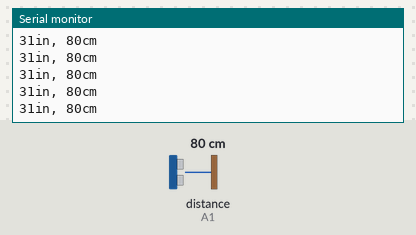
A sketch run on a simulated Arduino Uno, built with avr-gcc and run on an emulated ATmega328P. Parts: the last lines printed to the serial monitor. Wiring (inferred from the names in the program): ultrasonic range finder: trigger pin 8; echo A1. The inputs (shaded band) are chosen by the test bench; at power-on: distance to the obstacle (sensor on A1) 80 cm. The echo pulse lasts 58.3 µs per cm.

Above: at 1.2 s.
1.3 s: distance to the obstacle (sensor on A1) set to 2 cm
At 1.38 s:
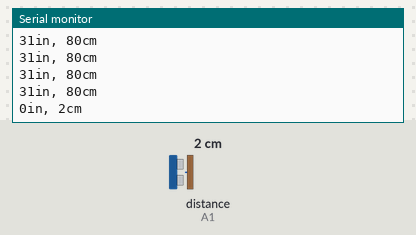
4.3 s: distance to the obstacle (sensor on A1) set to 4 cm
At 4.3 s:
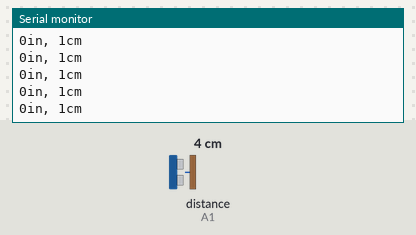
5.8 s: distance to the obstacle (sensor on A1) set to 35 cm
At 5.82 s:
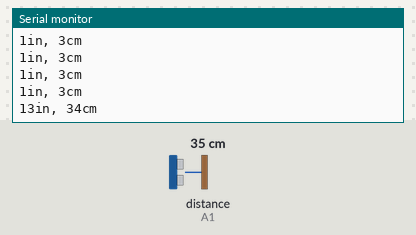
Timing chart, 0 to 8.8 s (numbered marks = the images above; inputs shaded):
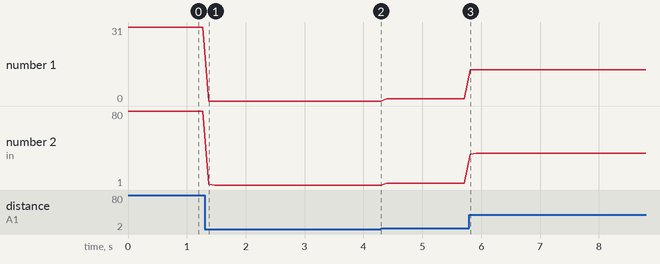

Measured:
- after the input at 1.3 s, the serial monitor: prints a new line after 0.07 s (image 1)
- after the input at 5.8 s, the serial monitor: prints a new line at once (image 3)
- plotted number 1: 31 → 0 after the input at 1.3 s, 1 → 13 after the input at 5.8 s
- plotted number 2: 80 → 1 after the input at 1.3 s, 1 → 3 after the input at 4.3 s, 3 → 35 after the input at 5.8 s

The sketch:

UltrasoneSensor.ino
```cpp
void setup() {
  pinMode (A1,OUTPUT);//attach pin 2 to vcc
  //pinMode (5,OUTPUT);//attach pin 5 to GND
  // initialize serial communication:
  Serial.begin(9600);
}

void loop()
{
  digitalWrite(A1, HIGH);
  // establish variables for duration of the ping,
  // and the distance result in inches and centimeters:
  long duration, inches, cm;

  // The PING))) is triggered by a HIGH pulse of 2 or more microseconds.
  // Give a short LOW pulse beforehand to ensure a clean HIGH pulse:
  pinMode(8, OUTPUT);// attach pin 3 to Trig
  digitalWrite(8, LOW);
  delayMicroseconds(2);
  digitalWrite(8, HIGH);
  delayMicroseconds(5);
  digitalWrite(8, LOW);

  // The same pin is used to read the signal from the PING))): a HIGH
  // pulse whose duration is the time (in microseconds) from the sending
  // of the ping to the reception of its echo off of an object.
  pinMode (A1, INPUT);//attach pin 4 to Echo
  duration = pulseIn(A1, HIGH);

  // convert the time into a distance
  inches = microsecondsToInches(duration);
  cm = microsecondsToCentimeters(duration);

  Serial.print(inches);
  Serial.print("in, ");
  Serial.print(cm);
  Serial.print("cm");
  Serial.println();

  delay(100);
}

long microsecondsToInches(long microseconds)
{
  // According to Parallax's datasheet for the PING))), there are
  // 73.746 microseconds per inch (i.e. sound travels at 1130 feet per
  // second).  This gives the distance travelled by the ping, outbound
  // and return, so we divide by 2 to get the distance of the obstacle.
  // See: http://www.parallax.com/dl/docs/prod/acc/28015-PING-v1.3.pdf
  return microseconds / 74 / 2;
}

long microsecondsToCentimeters(long microseconds)
{
  // The speed of sound is 340 m/s or 29 microseconds per centimeter.
  // The ping travels out and back, so to find the distance of the
  // object we take half of the distance travelled.
  return microseconds / 29 / 2;
}
```
